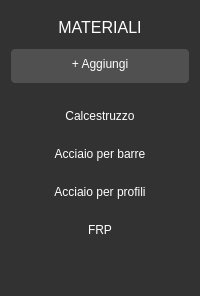
         <widget class="QFrame" name="frame_materiali">
          <property name="styleSheet">
           <string notr="true">background-color: rgb(50,50,50);
border-top-left-radius: 4px;
border-bottom-left-radius: 4px;</string>
          </property>
          <property name="frameShape">
           <enum>QFrame::StyledPanel</enum>
          </property>
          <property name="frameShadow">
           <enum>QFrame::Raised</enum>
          </property>
          <layout class="QVBoxLayout" name="verticalLayout_7">
           <item>
            <layout class="QVBoxLayout" name="layout_materiali">
             <item>
              <widget class="QLabel" name="label_167">
               <property name="minimumSize">
                <size>
                 <width>70</width>
                 <height>32</height>
                </size>
               </property>
               <property name="font">
                <font>
                 <family>Segoe UI</family>
                 <pointsize>12</pointsize>
                 <weight>57</weight>
                 <italic>false</italic>
                 <bold>false</bold>
                </font>
               </property>
               <property name="layoutDirection">
                <enum>Qt::LeftToRight</enum>
               </property>
               <property name="styleSheet">
                <string notr="true">font:460 12pt &quot;Segoe UI&quot;;
color: rgb(255,255,255);</string>
               </property>
               <property name="text">
                <string>MATERIALI</string>
               </property>
               <property name="alignment">
                <set>Qt::AlignCenter</set>
               </property>
              </widget>
             </item>
             <item>
              <widget class="QPushButton" name="btn_materiali_piu">
               <property name="sizePolicy">
                <sizepolicy hsizetype="Preferred" vsizetype="Fixed">
                 <horstretch>0</horstretch>
                 <verstretch>0</verstretch>
                </sizepolicy>
               </property>
               <property name="minimumSize">
                <size>
                 <width>50</width>
                 <height>34</height>
                </size>
               </property>
               <property name="maximumSize">
                <size>
                 <width>16777215</width>
                 <height>34</height>
                </size>
               </property>
               <property name="styleSheet">
                <string notr="true">QPushButton{
	background-color: rgb(80,80,80);
    font:400 12pt &quot;Segoe UI&quot;;
    color: rgb(255,255,255);
	padding-bottom: 4px;
	border-radius:4px
}
QPushButton:hover {
    background-color: rgb(40,40,40);
	border: 1px solid rgb(120,120,120);
}</string>
               </property>
               <property name="text">
                <string>+ Aggiungi</string>
               </property>
              </widget>
             </item>
             <item>
              <spacer name="verticalSpacer_14">
               <property name="orientation">
                <enum>Qt::Vertical</enum>
               </property>
               <property name="sizeType">
                <enum>QSizePolicy::Fixed</enum>
               </property>
               <property name="sizeHint" stdset="0">
                <size>
                 <width>17</width>
                 <height>13</height>
                </size>
               </property>
              </spacer>
             </item>
             <item>
              <widget class="QPushButton" name="btn_materiali_calcestruzzo">
               <property name="sizePolicy">
                <sizepolicy hsizetype="Preferred" vsizetype="Fixed">
                 <horstretch>0</horstretch>
                 <verstretch>0</verstretch>
                </sizepolicy>
               </property>
               <property name="minimumSize">
                <size>
                 <width>120</width>
                 <height>32</height>
                </size>
               </property>
               <property name="maximumSize">
                <size>
                 <width>16777215</width>
                 <height>32</height>
                </size>
               </property>
               <property name="styleSheet">
                <string notr="true">QPushButton{
    font:400 12pt &quot;Segoe UI&quot;;
    color: rgb(255,255,255);
	padding-bottom: 4px;
	border-radius:4px
}
QPushButton:hover {
    background-color: rgb(40,40,40);
	border: 1px solid rgb(120,120,120);
}
QPushButton:checked {
    background-color: rgb(30,30,30);
}
</string>
               </property>
               <property name="text">
                <string>Calcestruzzo</string>
               </property>
              </widget>
             </item>
             <item>
              <widget class="QPushButton" name="btn_materiali_acciaiobarre">
               <property name="sizePolicy">
                <sizepolicy hsizetype="Preferred" vsizetype="Fixed">
                 <horstretch>0</horstretch>
                 <verstretch>0</verstretch>
                </sizepolicy>
               </property>
               <property name="minimumSize">
                <size>
                 <width>170</width>
                 <height>32</height>
                </size>
               </property>
               <property name="maximumSize">
                <size>
                 <width>10000000</width>
                 <height>32</height>
                </size>
               </property>
               <property name="styleSheet">
                <string notr="true">QPushButton{
    font:400 12pt &quot;Segoe UI&quot;;
    color: rgb(255,255,255);
	padding-bottom: 4px;
	border-radius:4px
}
QPushButton:hover {
    background-color: rgb(40,40,40);
	border: 1px solid rgb(120,120,120);
}
QPushButton:checked {
    background-color: rgb(30,30,30);
}
</string>
               </property>
               <property name="text">
                <string>Acciaio per barre</string>
               </property>
              </widget>
             </item>
             <item>
              <widget class="QPushButton" name="btn_materiali_acciaioprofili">
               <property name="sizePolicy">
                <sizepolicy hsizetype="Preferred" vsizetype="Fixed">
                 <horstretch>0</horstretch>
                 <verstretch>0</verstretch>
                </sizepolicy>
               </property>
               <property name="minimumSize">
                <size>
                 <width>170</width>
                 <height>32</height>
                </size>
               </property>
               <property name="maximumSize">
                <size>
                 <width>16777215</width>
                 <height>32</height>
                </size>
               </property>
               <property name="styleSheet">
                <string notr="true">QPushButton{
    font:400 12pt &quot;Segoe UI&quot;;
    color: rgb(255,255,255);
	padding-bottom: 4px;
	border-radius:4px
}
QPushButton:hover {
    background-color: rgb(40,40,40);
	border: 1px solid rgb(120,120,120);
}
QPushButton:checked {
    background-color: rgb(30,30,30);
}
</string>
               </property>
               <property name="text">
                <string>Acciaio per profili</string>
               </property>
              </widget>
             </item>
             <item>
              <widget class="QPushButton" name="btn_materiali_frp">
               <property name="sizePolicy">
                <sizepolicy hsizetype="Preferred" vsizetype="Fixed">
                 <horstretch>0</horstretch>
                 <verstretch>0</verstretch>
                </sizepolicy>
               </property>
               <property name="minimumSize">
                <size>
                 <width>70</width>
                 <height>32</height>
                </size>
               </property>
               <property name="maximumSize">
                <size>
                 <width>16777215</width>
                 <height>32</height>
                </size>
               </property>
               <property name="styleSheet">
                <string notr="true">QPushButton{
    font:400 12pt &quot;Segoe UI&quot;;
    color: rgb(255,255,255);
	padding-bottom: 4px;
	border-radius:4px
}
QPushButton:hover {
    background-color: rgb(40,40,40);
	border: 1px solid rgb(120,120,120);
}
QPushButton:checked {
    background-color: rgb(30,30,30);
}
</string>
               </property>
               <property name="text">
                <string>FRP</string>
               </property>
              </widget>
             </item>
             <item>
              <spacer name="verticalSpacer_5">
               <property name="orientation">
                <enum>Qt::Vertical</enum>
               </property>
               <property name="sizeHint" stdset="0">
                <size>
                 <width>17</width>
                 <height>37</height>
                </size>
               </property>
              </spacer>
             </item>
            </layout>
           </item>
          </layout>
         </widget>
